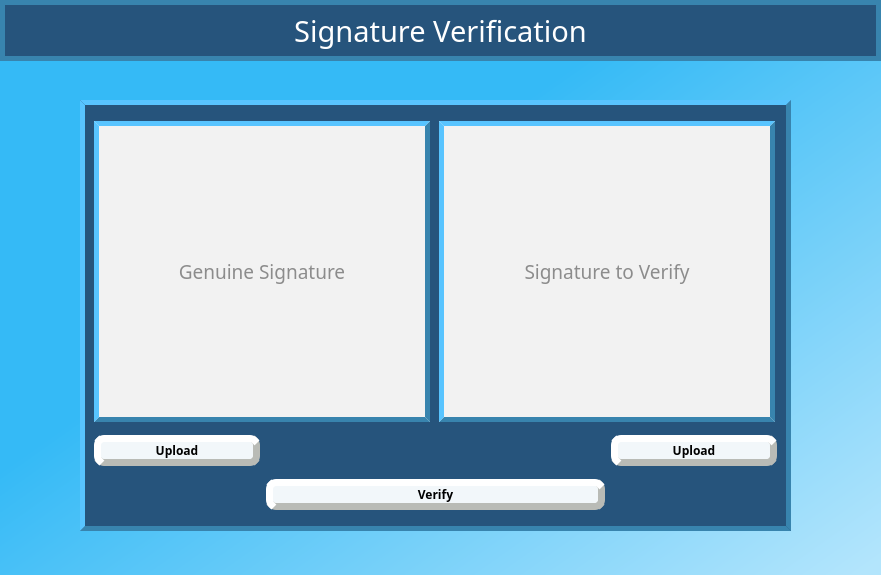
<?xml version="1.0" encoding="UTF-8"?>
<ui version="4.0">
 <class>SignatureVerification</class>
 <widget class="QMainWindow" name="SignatureVerification">
  <property name="geometry">
   <rect>
    <x>0</x>
    <y>0</y>
    <width>881</width>
    <height>575</height>
   </rect>
  </property>
  <property name="windowTitle">
   <string>Signature Verification</string>
  </property>
  <property name="styleSheet">
   <string notr="true">background-color:qlineargradient(spread:pad, x1:1, y1:0.971818, x2:0.383, y2:0.403818, stop:0 rgba(179, 229, 252, 255), stop:1 rgba(53, 186, 246, 255))</string>
  </property>
  <widget class="QWidget" name="centralwidget">
   <widget class="QLabel" name="headerlbl">
    <property name="geometry">
     <rect>
      <x>0</x>
      <y>0</y>
      <width>881</width>
      <height>61</height>
     </rect>
    </property>
    <property name="font">
     <font>
      <family>Bahnschrift</family>
      <pointsize>22</pointsize>
      <weight>50</weight>
      <bold>false</bold>
     </font>
    </property>
    <property name="focusPolicy">
     <enum>Qt::NoFocus</enum>
    </property>
    <property name="styleSheet">
     <string notr="true">background-color: #26547C;
color: #FFFFFF;
border: 5px solid #3884AE;
</string>
    </property>
    <property name="text">
     <string>Signature Verification</string>
    </property>
    <property name="alignment">
     <set>Qt::AlignCenter</set>
    </property>
   </widget>
   <widget class="QFrame" name="frame">
    <property name="geometry">
     <rect>
      <x>80</x>
      <y>100</y>
      <width>711</width>
      <height>431</height>
     </rect>
    </property>
    <property name="palette">
     <palette>
      <active>
       <colorrole role="Button">
        <brush brushstyle="SolidPattern">
         <color alpha="255">
          <red>38</red>
          <green>84</green>
          <blue>124</blue>
         </color>
        </brush>
       </colorrole>
       <colorrole role="Base">
        <brush brushstyle="SolidPattern">
         <color alpha="255">
          <red>38</red>
          <green>84</green>
          <blue>124</blue>
         </color>
        </brush>
       </colorrole>
       <colorrole role="Window">
        <brush brushstyle="SolidPattern">
         <color alpha="255">
          <red>38</red>
          <green>84</green>
          <blue>124</blue>
         </color>
        </brush>
       </colorrole>
      </active>
      <inactive>
       <colorrole role="Button">
        <brush brushstyle="SolidPattern">
         <color alpha="255">
          <red>38</red>
          <green>84</green>
          <blue>124</blue>
         </color>
        </brush>
       </colorrole>
       <colorrole role="Base">
        <brush brushstyle="SolidPattern">
         <color alpha="255">
          <red>38</red>
          <green>84</green>
          <blue>124</blue>
         </color>
        </brush>
       </colorrole>
       <colorrole role="Window">
        <brush brushstyle="SolidPattern">
         <color alpha="255">
          <red>38</red>
          <green>84</green>
          <blue>124</blue>
         </color>
        </brush>
       </colorrole>
      </inactive>
      <disabled>
       <colorrole role="Button">
        <brush brushstyle="SolidPattern">
         <color alpha="255">
          <red>38</red>
          <green>84</green>
          <blue>124</blue>
         </color>
        </brush>
       </colorrole>
       <colorrole role="Base">
        <brush brushstyle="SolidPattern">
         <color alpha="255">
          <red>38</red>
          <green>84</green>
          <blue>124</blue>
         </color>
        </brush>
       </colorrole>
       <colorrole role="Window">
        <brush brushstyle="SolidPattern">
         <color alpha="255">
          <red>38</red>
          <green>84</green>
          <blue>124</blue>
         </color>
        </brush>
       </colorrole>
      </disabled>
     </palette>
    </property>
    <property name="styleSheet">
     <string notr="true">background-color: #26547C;
border: 5px outset #3884AE;</string>
    </property>
    <property name="frameShape">
     <enum>QFrame::Box</enum>
    </property>
    <property name="frameShadow">
     <enum>QFrame::Raised</enum>
    </property>
    <property name="lineWidth">
     <number>1</number>
    </property>
    <property name="midLineWidth">
     <number>0</number>
    </property>
    <layout class="QGridLayout">
     <item row="0" column="2" colspan="2">
      <widget class="QLabel" name="img2">
       <property name="sizePolicy">
        <sizepolicy hsizetype="Fixed" vsizetype="Fixed">
         <horstretch>0</horstretch>
         <verstretch>0</verstretch>
        </sizepolicy>
       </property>
       <property name="maximumSize">
        <size>
         <width>336</width>
         <height>301</height>
        </size>
       </property>
       <property name="font">
        <font>
         <family>Bahnschrift Light</family>
         <pointsize>14</pointsize>
        </font>
       </property>
       <property name="styleSheet">
        <string notr="true">border: 5px outset #3884AE;
color:  #8c8c8c; 
background-color: #f2f2f2;</string>
       </property>
       <property name="text">
        <string>Signature to Verify</string>
       </property>
       <property name="alignment">
        <set>Qt::AlignCenter</set>
       </property>
      </widget>
     </item>
     <item row="1" column="0">
      <widget class="QPushButton" name="uploadbtn1">
       <property name="palette">
        <palette>
         <active>
          <colorrole role="Button">
           <brush brushstyle="SolidPattern">
            <color alpha="255">
             <red>242</red>
             <green>247</green>
             <blue>250</blue>
            </color>
           </brush>
          </colorrole>
          <colorrole role="Base">
           <brush brushstyle="SolidPattern">
            <color alpha="255">
             <red>242</red>
             <green>247</green>
             <blue>250</blue>
            </color>
           </brush>
          </colorrole>
          <colorrole role="Window">
           <brush brushstyle="SolidPattern">
            <color alpha="255">
             <red>242</red>
             <green>247</green>
             <blue>250</blue>
            </color>
           </brush>
          </colorrole>
         </active>
         <inactive>
          <colorrole role="Button">
           <brush brushstyle="SolidPattern">
            <color alpha="255">
             <red>242</red>
             <green>247</green>
             <blue>250</blue>
            </color>
           </brush>
          </colorrole>
          <colorrole role="Base">
           <brush brushstyle="SolidPattern">
            <color alpha="255">
             <red>242</red>
             <green>247</green>
             <blue>250</blue>
            </color>
           </brush>
          </colorrole>
          <colorrole role="Window">
           <brush brushstyle="SolidPattern">
            <color alpha="255">
             <red>242</red>
             <green>247</green>
             <blue>250</blue>
            </color>
           </brush>
          </colorrole>
         </inactive>
         <disabled>
          <colorrole role="Button">
           <brush brushstyle="SolidPattern">
            <color alpha="255">
             <red>242</red>
             <green>247</green>
             <blue>250</blue>
            </color>
           </brush>
          </colorrole>
          <colorrole role="Base">
           <brush brushstyle="SolidPattern">
            <color alpha="255">
             <red>242</red>
             <green>247</green>
             <blue>250</blue>
            </color>
           </brush>
          </colorrole>
          <colorrole role="Window">
           <brush brushstyle="SolidPattern">
            <color alpha="255">
             <red>242</red>
             <green>247</green>
             <blue>250</blue>
            </color>
           </brush>
          </colorrole>
         </disabled>
        </palette>
       </property>
       <property name="font">
        <font>
         <family>Bahnschrift</family>
         <pointsize>9</pointsize>
         <weight>75</weight>
         <bold>true</bold>
        </font>
       </property>
       <property name="styleSheet">
        <string notr="true">background-color: #f2f7fa;
border-radius: 10px;
border: 7px outset #B9BBB6;</string>
       </property>
       <property name="text">
        <string>Upload</string>
       </property>
      </widget>
     </item>
     <item row="2" column="1" colspan="2">
      <widget class="QPushButton" name="verifybtn">
       <property name="palette">
        <palette>
         <active>
          <colorrole role="Button">
           <brush brushstyle="SolidPattern">
            <color alpha="255">
             <red>242</red>
             <green>247</green>
             <blue>250</blue>
            </color>
           </brush>
          </colorrole>
          <colorrole role="Base">
           <brush brushstyle="SolidPattern">
            <color alpha="255">
             <red>242</red>
             <green>247</green>
             <blue>250</blue>
            </color>
           </brush>
          </colorrole>
          <colorrole role="Window">
           <brush brushstyle="SolidPattern">
            <color alpha="255">
             <red>242</red>
             <green>247</green>
             <blue>250</blue>
            </color>
           </brush>
          </colorrole>
         </active>
         <inactive>
          <colorrole role="Button">
           <brush brushstyle="SolidPattern">
            <color alpha="255">
             <red>242</red>
             <green>247</green>
             <blue>250</blue>
            </color>
           </brush>
          </colorrole>
          <colorrole role="Base">
           <brush brushstyle="SolidPattern">
            <color alpha="255">
             <red>242</red>
             <green>247</green>
             <blue>250</blue>
            </color>
           </brush>
          </colorrole>
          <colorrole role="Window">
           <brush brushstyle="SolidPattern">
            <color alpha="255">
             <red>242</red>
             <green>247</green>
             <blue>250</blue>
            </color>
           </brush>
          </colorrole>
         </inactive>
         <disabled>
          <colorrole role="Button">
           <brush brushstyle="SolidPattern">
            <color alpha="255">
             <red>242</red>
             <green>247</green>
             <blue>250</blue>
            </color>
           </brush>
          </colorrole>
          <colorrole role="Base">
           <brush brushstyle="SolidPattern">
            <color alpha="255">
             <red>242</red>
             <green>247</green>
             <blue>250</blue>
            </color>
           </brush>
          </colorrole>
          <colorrole role="Window">
           <brush brushstyle="SolidPattern">
            <color alpha="255">
             <red>242</red>
             <green>247</green>
             <blue>250</blue>
            </color>
           </brush>
          </colorrole>
         </disabled>
        </palette>
       </property>
       <property name="font">
        <font>
         <family>Bahnschrift</family>
         <pointsize>9</pointsize>
         <weight>75</weight>
         <bold>true</bold>
        </font>
       </property>
       <property name="styleSheet">
        <string notr="true">background-color: #f2f7fa;
border-radius: 10px;
border: 7px outset #B9BBB6;</string>
       </property>
       <property name="text">
        <string>Verify</string>
       </property>
      </widget>
     </item>
     <item row="1" column="3">
      <widget class="QPushButton" name="uploadbtn2">
       <property name="palette">
        <palette>
         <active>
          <colorrole role="Button">
           <brush brushstyle="SolidPattern">
            <color alpha="255">
             <red>242</red>
             <green>247</green>
             <blue>250</blue>
            </color>
           </brush>
          </colorrole>
          <colorrole role="Base">
           <brush brushstyle="SolidPattern">
            <color alpha="255">
             <red>242</red>
             <green>247</green>
             <blue>250</blue>
            </color>
           </brush>
          </colorrole>
          <colorrole role="Window">
           <brush brushstyle="SolidPattern">
            <color alpha="255">
             <red>242</red>
             <green>247</green>
             <blue>250</blue>
            </color>
           </brush>
          </colorrole>
         </active>
         <inactive>
          <colorrole role="Button">
           <brush brushstyle="SolidPattern">
            <color alpha="255">
             <red>242</red>
             <green>247</green>
             <blue>250</blue>
            </color>
           </brush>
          </colorrole>
          <colorrole role="Base">
           <brush brushstyle="SolidPattern">
            <color alpha="255">
             <red>242</red>
             <green>247</green>
             <blue>250</blue>
            </color>
           </brush>
          </colorrole>
          <colorrole role="Window">
           <brush brushstyle="SolidPattern">
            <color alpha="255">
             <red>242</red>
             <green>247</green>
             <blue>250</blue>
            </color>
           </brush>
          </colorrole>
         </inactive>
         <disabled>
          <colorrole role="Button">
           <brush brushstyle="SolidPattern">
            <color alpha="255">
             <red>242</red>
             <green>247</green>
             <blue>250</blue>
            </color>
           </brush>
          </colorrole>
          <colorrole role="Base">
           <brush brushstyle="SolidPattern">
            <color alpha="255">
             <red>242</red>
             <green>247</green>
             <blue>250</blue>
            </color>
           </brush>
          </colorrole>
          <colorrole role="Window">
           <brush brushstyle="SolidPattern">
            <color alpha="255">
             <red>242</red>
             <green>247</green>
             <blue>250</blue>
            </color>
           </brush>
          </colorrole>
         </disabled>
        </palette>
       </property>
       <property name="font">
        <font>
         <family>Bahnschrift</family>
         <pointsize>9</pointsize>
         <weight>75</weight>
         <bold>true</bold>
        </font>
       </property>
       <property name="acceptDrops">
        <bool>false</bool>
       </property>
       <property name="styleSheet">
        <string notr="true">background-color: #f2f7fa;
border-radius: 10px;
border: 7px outset #B9BBB6;</string>
       </property>
       <property name="text">
        <string>Upload</string>
       </property>
      </widget>
     </item>
     <item row="0" column="0" colspan="2">
      <widget class="QLabel" name="img1">
       <property name="sizePolicy">
        <sizepolicy hsizetype="Fixed" vsizetype="Fixed">
         <horstretch>0</horstretch>
         <verstretch>0</verstretch>
        </sizepolicy>
       </property>
       <property name="maximumSize">
        <size>
         <width>336</width>
         <height>301</height>
        </size>
       </property>
       <property name="font">
        <font>
         <family>Bahnschrift Light</family>
         <pointsize>14</pointsize>
        </font>
       </property>
       <property name="styleSheet">
        <string notr="true">border: 5px outset #3884AE;
color:  #8c8c8c; 
background-color: #f2f2f2;</string>
       </property>
       <property name="frameShape">
        <enum>QFrame::NoFrame</enum>
       </property>
       <property name="frameShadow">
        <enum>QFrame::Plain</enum>
       </property>
       <property name="text">
        <string>Genuine Signature</string>
       </property>
       <property name="alignment">
        <set>Qt::AlignCenter</set>
       </property>
      </widget>
     </item>
    </layout>
   </widget>
  </widget>
 </widget>
 <resources/>
 <connections/>
</ui>
